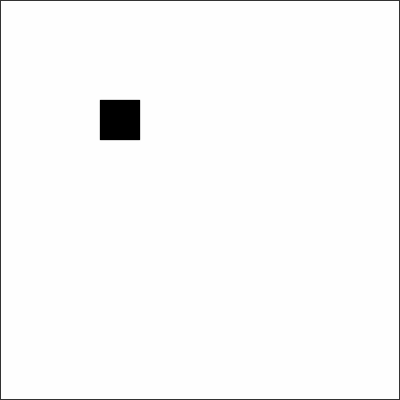
Frame 1 (no input)
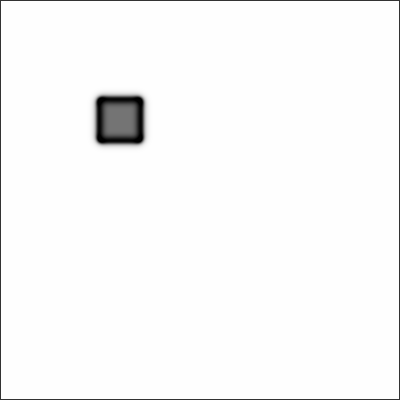
Frame 60 (the mouse pressed at the canvas centre just before this capture)
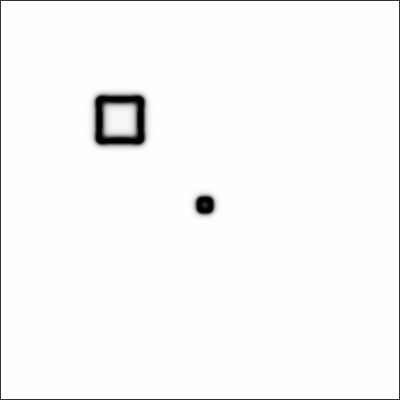
Frame 120 (the mouse held since frame 60 and released just before this capture)

The Processing sketch that drew these frames (run headless with seeded random() and noise(); from frame 60 on, the mouse is pressed at the canvas centre):

// Processing sketch: Reaction_Diffusion
// ── Reaction_Diffusion.pde
Cell[][] grid;
Cell[][] prev;

float dA = 1;
float dB = 0.5;
float feed = 0.055;
float kill = 0.062;

void setup() {
  size(400, 400);
  pixelDensity(1);
  grid = new Cell[width][height];
  prev = new Cell[width][height];
  
  for (int x = 0; x < width; ++x) {
    for (int y = 0; y < height; ++y) {
      grid[x][y] = new Cell(1, 0);
      prev[x][y] = new Cell(1, 0);
    }
  }

  for (int x = 100; x < 140; x++)
  {
    for (int y = 100; y < 140; y++)
    {
      grid[x][y] = new Cell(1, 1);
      prev[x][y] = new Cell(1, 1);
    }
  }
}

void draw() {
  background(51);

  for (int x = 1; x < width - 1; ++x) {   
    for (int y = 1; y < height - 1; ++y) {
      
      Cell g = grid[x][y];
      Cell n = prev[x][y];

      float a = n.a;
      float b = n.b;

      float lA = 0;
      lA += a * -1;
      lA += prev[x+1][y].a * 0.2;
      lA += prev[x-1][y].a * 0.2;
      lA += prev[x][y+1].a * 0.2;
      lA += prev[x][y-1].a * 0.2;
      lA += prev[x-1][y-1].a * 0.05;
      lA += prev[x+1][y-1].a * 0.05;
      lA += prev[x-1][y+1].a * 0.05;
      lA += prev[x+1][y+1].a * 0.05;

      float lB = 0;
      lB += b * -1;
      lB += prev[x+1][y].b * 0.2;
      lB += prev[x-1][y].b * 0.2;
      lB += prev[x][y+1].b * 0.2;
      lB += prev[x][y-1].b * 0.2;
      lB += prev[x-1][y-1].b * 0.05;
      lB += prev[x+1][y-1].b * 0.05;
      lB += prev[x-1][y+1].b * 0.05;
      lB += prev[x+1][y+1].b * 0.05;

      grid[x][y].a = a + (dA * lA - a * b * b +feed * (1 - a)) * 1;
      grid[x][y].a = constrain(grid[x][y].a, 0, 1);
      grid[x][y].b = b + (dB * lB + a * b * b - (kill + feed) * b) * 1;
      grid[x][y].b = constrain(grid[x][y].b, 0, 1);
    }
  }

  loadPixels();  
  for (int x = 1; x < width - 1; ++x) {   
    for (int y = 1; y < height - 1; ++y) {
      Cell c = grid[x][y];
      pixels[x + y * width] = color((c.a - c.b) * 255);
    }
  }
  updatePixels(); 

  swap();
}

public void swap() {
  Cell[][] tmp = prev;
  prev = grid;
  grid = tmp;
}

class Cell {
  float a;
  float b;

  public Cell(float _a, float _b) {
    a = _a;
    b = _b;
  }
}

void mouseDragged() {
  addMatter();
}

void mousePressed() {
  addMatter();

}

void addMatter() {
  for (int x = mouseX; x < mouseX + 10; x++)
  {
    for (int y = mouseY; y < mouseY + 10; y++)
    {
      
      grid[x][y] = new Cell(1, 1);
      prev[x][y] = new Cell(1, 1);
    }
  }
}
